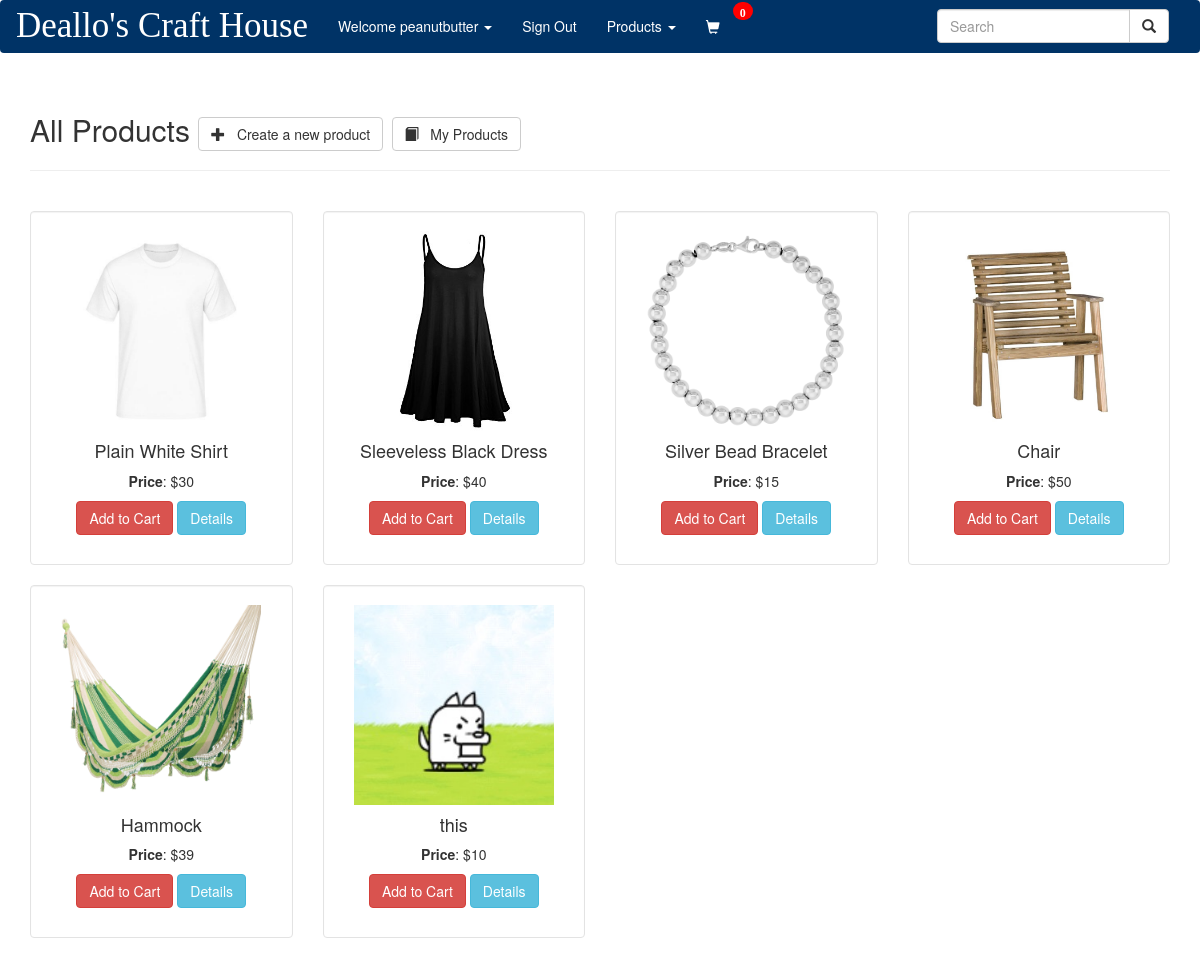
/pages/products.php (signed in), run on an earlier commit of the app's database.
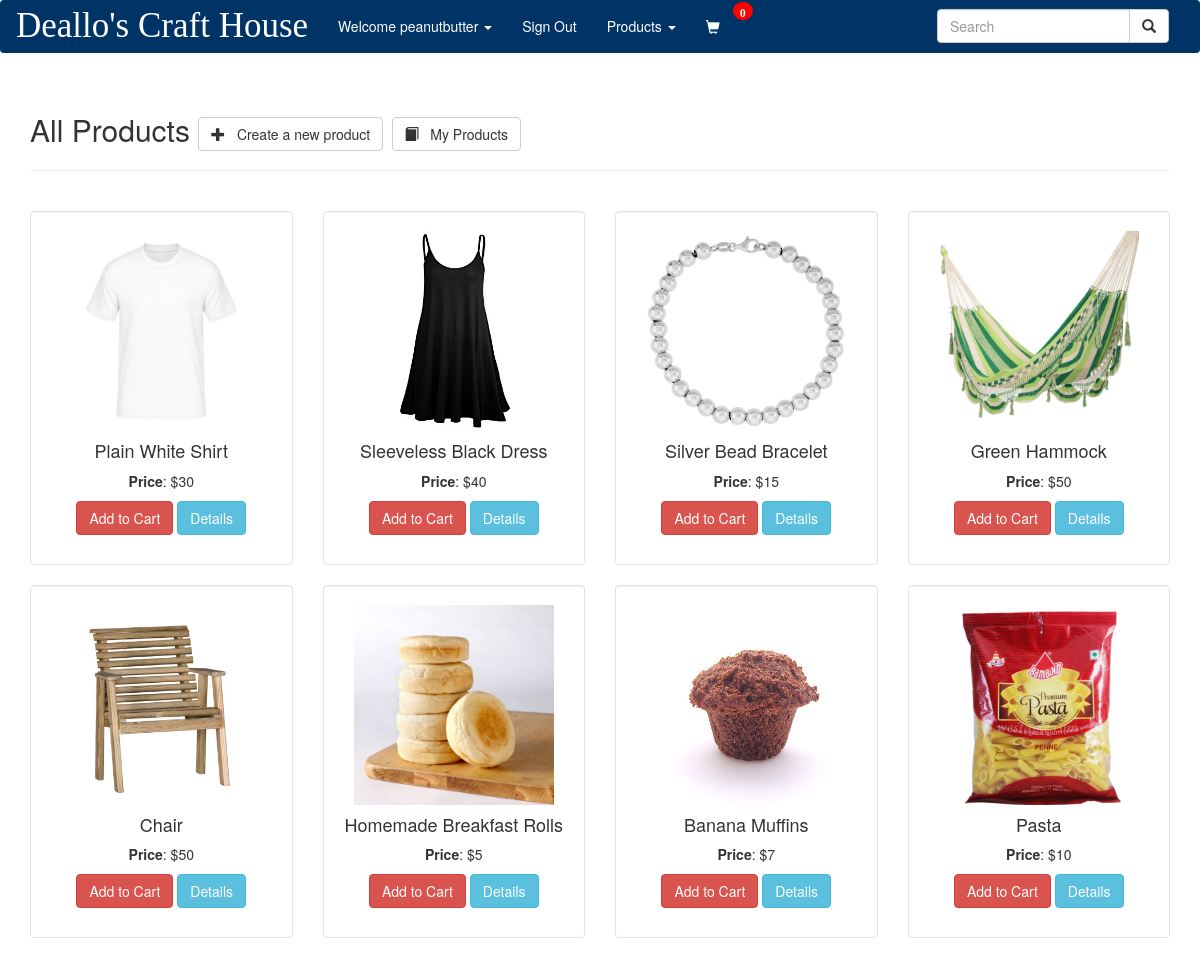
And on a later commit of the database.
### tables this page shows
CREATE TABLE `product` (
  `id` int(11) NOT NULL,
  `name` varchar(80) NOT NULL,
  `summary` varchar(255) NOT NULL,
  `price` double NOT NULL,
  `quantity` varchar(10) NOT NULL,
  `image` varchar(100) NOT NULL,
  `product_owner` varchar(255) NOT NULL,
  `category` varchar(255) NOT NULL
);

### pages/products.php (the view, shortened to what this page needs)
<?php
include "../includes/product_config.php";
?>
<!DOCTYPE html>
<html lang="en">
<head>
    <link rel="stylesheet=" href="styles/bootstrap/bootstrap.css">
    <link rel="stylesheet" href="https://maxcdn.bootstrapcdn.com/bootstrap/3.3.7/css/bootstrap.min.css">
    <link rel="stylesheet" href="../styles/test.css">
     <link rel="stylesheet" href="../styles/products_styles.css">
    <link href="assets/css/font-awesome.min.css" rel="stylesheet">
</head>
<body>
 <div class="navbar navbar-custom nav-fixed-top" role="navigation">
  <div class="navbar-header">
    <a class="navbar-brand" rel="home" href="#">Deallo's Craft House</a>
  </div>
  <div class="collapse navbar-collapse">
    <div class="col-sm-3 col-md-3 navbar-right">
      <form class="navbar-form" role="search" method="GET" action="pages/searchpage.php">
      <div class="input-group">
        <input type="text" class="form-control" placeholder="Search" name="searchTerm" id="searchTerm"/>
        <div class="input-group-btn">
          <button class="btn btn-default" name="search_submit" type="submit"><i class="glyphicon glyphicon-search"></i></button>
        </div>
      </div>
      </form>
    </div>
    <ul class="nav navbar-nav">
    <li class="dropdown">
     <?php  if (isset($_SESSION['username'])) : ?>
              <a class="dropdown-toggle" data-toggle="dropdown">Welcome <?php echo $_SESSION['welcomeName'] ?> <b class="caret"></b></a>
        </li>
       <?php endif ?>
     <li><a class="nav-link" href="index.php?logout='1'">Sign Out</a></li>
      <li class="dropdown">
          <a href="pages/products.php" class="dropdown-toggle" data-toggle="dropdown">Products <b class="caret"></b></a>
      </li>
     <li>
        <span class="navbar-text navbar-right">
            <span class="glyphicon glyphicon-shopping-cart glyphicon-2x my-cart-icon">  <span class="badge badge-notify my-cart-badge"></span>
            </span>
        </span>
      </li>
    </ul>
  </div>
</div>
 <div class="container">
 <div class="page-header">
      <h1 class="h2">All Products
        <a class="btn btn-default" href="addproducts.php">
          <span class="glyphicon glyphicon-plus"></span> &nbsp; Create a new product
        </a>
        <a class="btn btn-default" href="myProducts.php">
          <span class="glyphicon glyphicon-book"></span> &nbsp; My Products
        </a>
      </h1>
    </div>
  <br />
   <div class="row" id="products">
     <?php
        $stmt = $dbh->prepare("SELECT * FROM product");
        if ($stmt->execute()) {
            while ($row = $stmt->fetch()) {
        ?>
          <div class="col-md-3">
          <div class="well h-100" style="background-color: white;">
              <img src="../images/product_images/<?php echo $row['image']; ?>" class="img-responsive mx-auto d-block" width="200px" height="200px" />
              <div class="text-center">
                <h4><?php echo $row['name'] ?></h4>
                <p><strong>Price</strong>: $<?php echo $row['price'] ?><br/></p>
                <p>
                    <button type="button" class="btn btn-danger my-cart-btn" data-id="<?php echo $row['id'] ?>" data-name="<?php echo $row['name'] ?>" data-summary="<?php echo $row['summary'] ?>" data-price="<?php echo $row['price'] ?>" data-quantity="<?php echo $row['quantity'] ?>" data-image="assets/images/<?php echo $row['image'] ?>">Add to Cart</button>
                    <button type="button" class="btn btn-info" data-toggle="modal" data-target="#myModal-<?php echo $row['id'] ?>">Details</button>
                </p>
              </div>
          </div>
          </div>
        <?php
            }
        }
        ?>
        </div>
    </div>
</body>
</html>

### styles/test.css (style rules this page uses)
a { color: inherit; }
.navbar-brand { font-family: queenFont; }
.navbar-custom, footer { background-color:#003366; background-image: none; color:#FFF; }
.navbar-nav > li > a { color:#FFF; }
.navbar-brand { color:#FFF; font-size:250%; }
.badge-notify { background:red; position:relative; top: -15px; right: 1px; }
img { margin: auto; display: block; }

### pages/products.php (style rules this page uses)
.badge-notify { background:red; position:relative; top: -15px; right: 1px; }

What changed in the data, as far as the page shows it:
added product: image (picture), name "Green Hammock", price "50"
changed product: image: a different picture; name "Hammock" → "Homemade Breakfast Rolls"; price "39" → "5"
changed product: image: a different picture; name "this" → "Banana Muffins"; price "10" → "7"
added product: image (picture), name "Pasta", price "10"
